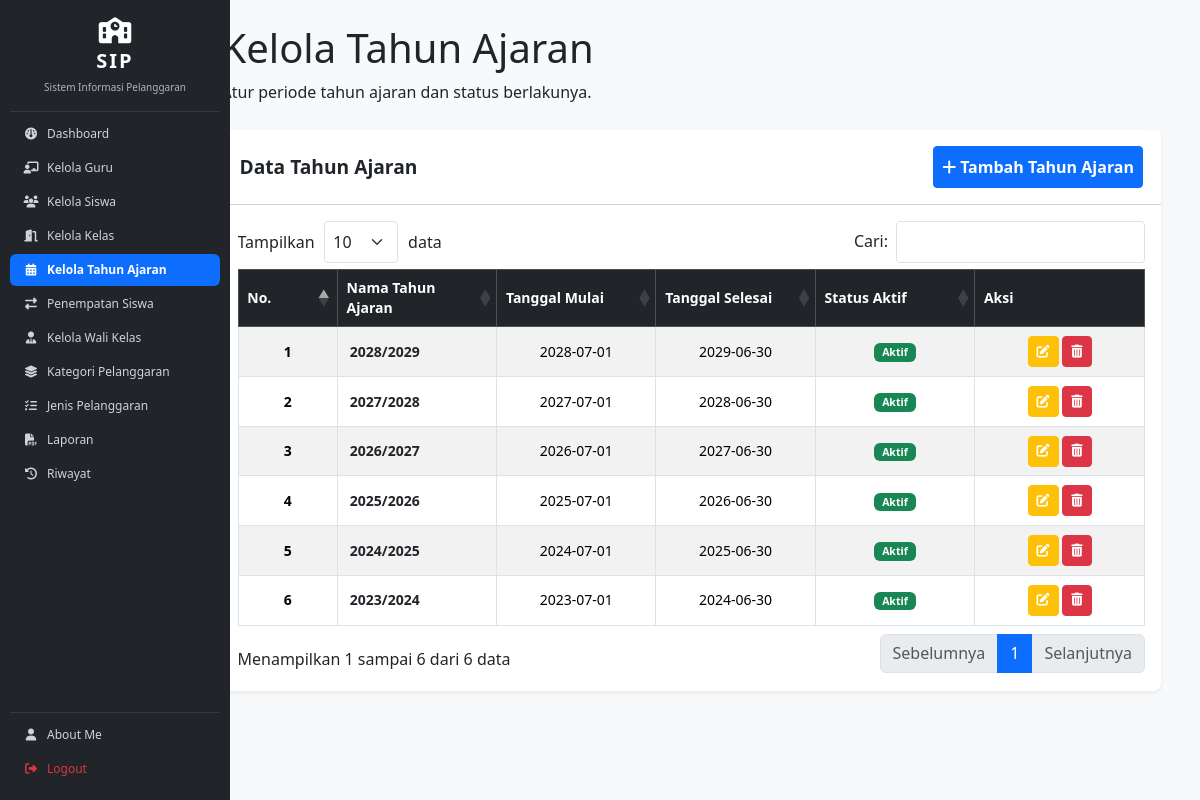
/kelola_tahun_ajaran.php (signed in), run on an earlier commit of the app's database.
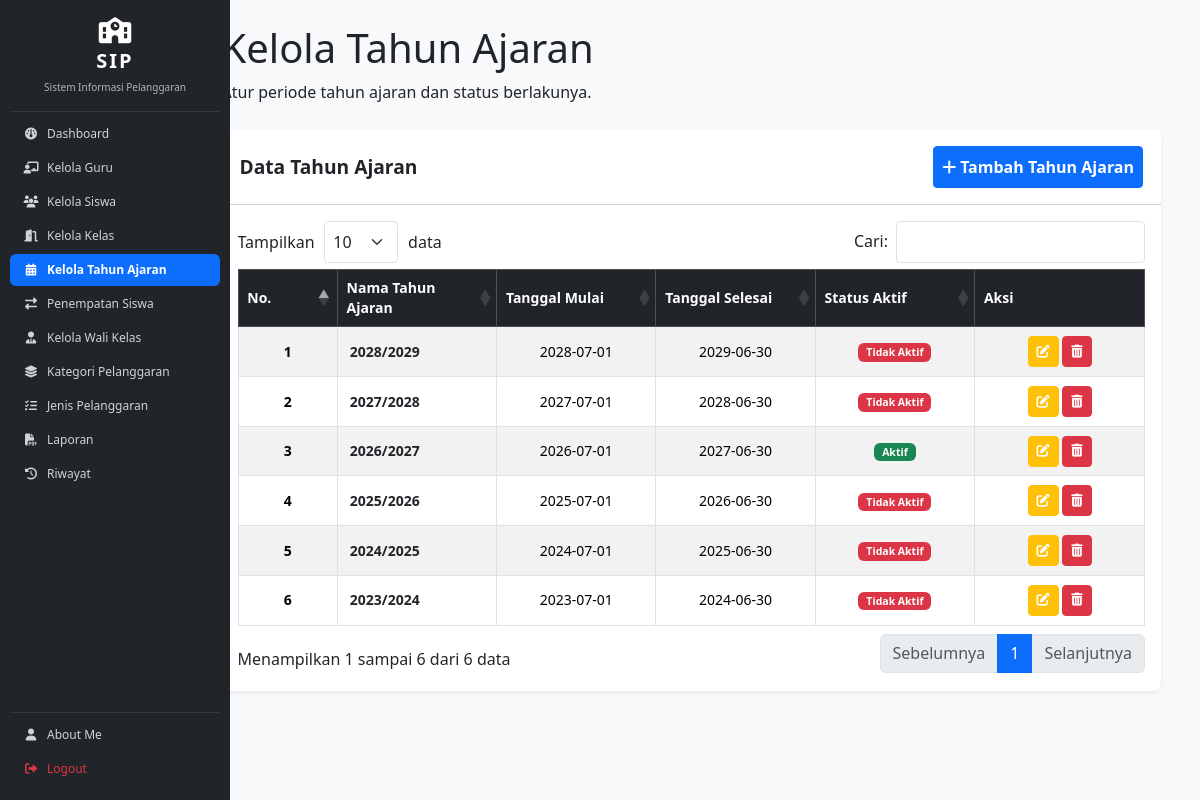
And on a later commit of the database.
### tables this page shows
CREATE TABLE `t_tahun_ajaran` (
  `id` int(11) NOT NULL,
  `nama` varchar(20) DEFAULT NULL,
  `tanggal_mulai` date NOT NULL,
  `tanggal_selesai` date NOT NULL,
  `status_aktif` tinyint(1) NOT NULL,
  `created_at` timestamp NOT NULL DEFAULT current_timestamp(),
  `updated_at` timestamp NOT NULL DEFAULT current_timestamp()
);

### kelola_tahun_ajaran.php (the view, shortened to what the changed rows need)
<?php
include 'config/koneksi.php';
$sql = "SELECT * FROM t_tahun_ajaran ORDER BY id DESC";
$hasil = mysqli_query($koneksi, $sql);
?>
<!DOCTYPE html>
<html lang="id">
<head>
    <link href="https://cdn.jsdelivr.net/npm/bootstrap@5.3.3/dist/css/bootstrap.min.css" rel="stylesheet">
    <link rel="stylesheet" href="https://cdnjs.cloudflare.com/ajax/libs/font-awesome/6.4.0/css/all.min.css">
    <link rel="stylesheet" href="https://cdn.datatables.net/1.13.7/css/dataTables.bootstrap5.min.css">
    <link rel="stylesheet" href="layout/style.css">
</head>
<body class="bg-light">
<div class="container-fluid">
    <div class="row">
        <?php include 'layout/sidebar.php'; ?>
        <main class="col-md-9 ms-sm-auto col-lg-10 p-4">
            <header class="admin-page-header mb-4">
                <h1>Kelola Tahun Ajaran</h1>
            </header>
            <div class="card shadow-sm border-0 rounded-3 mb-5">
                <div class="card-body p-3">
                    <div class="table-responsive">
                        <table id="tabelTahunAjaran"
                               class="table table-striped table-bordered table-hover table-sm align-middle m-0 w-100">
                            <thead class="table-dark text-center">
                                <tr>
                                    <th style="width: 7%;">No.</th>
                                    <th>Nama Tahun Ajaran</th>
                                    <th>Tanggal Mulai</th>
                                    <th>Tanggal Selesai</th>
                                    <th>Status Aktif</th>
                                    <th style="width: 15%;">Aksi</th>
                                </tr>
                            </thead>
                            <tbody>
                                <?php
                                $no = 1;
                                if (mysqli_num_rows($hasil) > 0) {
                                    while ($row = mysqli_fetch_assoc($hasil)) {
                                ?>
                                    <tr>
                                        <td class="text-center fw-semibold">
                                            <?= $no++; ?>
                                        </td>
                                        <td class="fw-semibold text-dark">
                                            <?= htmlspecialchars($row['nama']); ?>
                                        </td>
                                        <td class="text-center">
                                            <?= htmlspecialchars($row['tanggal_mulai'] ?? '-'); ?>
                                        </td>
                                        <td class="text-center">
                                            <?= htmlspecialchars($row['tanggal_selesai'] ?? '-'); ?>
                                        </td>
                                        <td class="text-center">
                                            <?php if ((int)$row['status_aktif'] === 1) { ?>
                                                <span class="badge bg-success px-2 py-1 rounded">
                                                    Aktif
                                                </span>
                                            <?php } else { ?>
                                                <span class="badge bg-danger px-2 py-1 rounded">
                                                    Tidak Aktif
                                                </span>
                                            <?php } ?>
                                        </td>
                                        <td class="text-center text-nowrap">
                                            <a href="edit_tahun_ajaran.php?id=<?= urlencode($row['id']); ?>"
                                               class="btn btn-warning btn-sm text-white"
                                               title="Edit">
                                                <i class="fa-solid fa-pen-to-square"></i>
                                            </a>
                                            <a href="hapus_tahun_ajaran.php?id=<?= urlencode($row['id']); ?>"
                                               class="btn btn-danger btn-sm"
                                               title="Hapus"
                                               onclick="return confirm('Yakin ingin menghapus tahun ajaran ini?');">
                                                <i class="fa-solid fa-trash-can"></i>
                                            </a>
                                        </td>
                                    </tr>
                                <?php
                                    }
                                }
                                ?>
                            </tbody>
                        </table>
                    </div>
                </div>
            </div>
        </main>
    </div>
</div>
</body>
</html>

What changed in the data, as far as the page shows it:
changed t_tahun_ajaran (number 1 of 6 on the later page): status_aktif "Aktif" → "Tidak Aktif"
changed t_tahun_ajaran (number 2 of 6 on the later page): status_aktif "Aktif" → "Tidak Aktif"
changed t_tahun_ajaran (number 4 of 6 on the later page): status_aktif "Aktif" → "Tidak Aktif"
changed t_tahun_ajaran (number 5 of 6 on the later page): status_aktif "Aktif" → "Tidak Aktif"
changed t_tahun_ajaran (number 6 of 6 on the later page): status_aktif "Aktif" → "Tidak Aktif"
